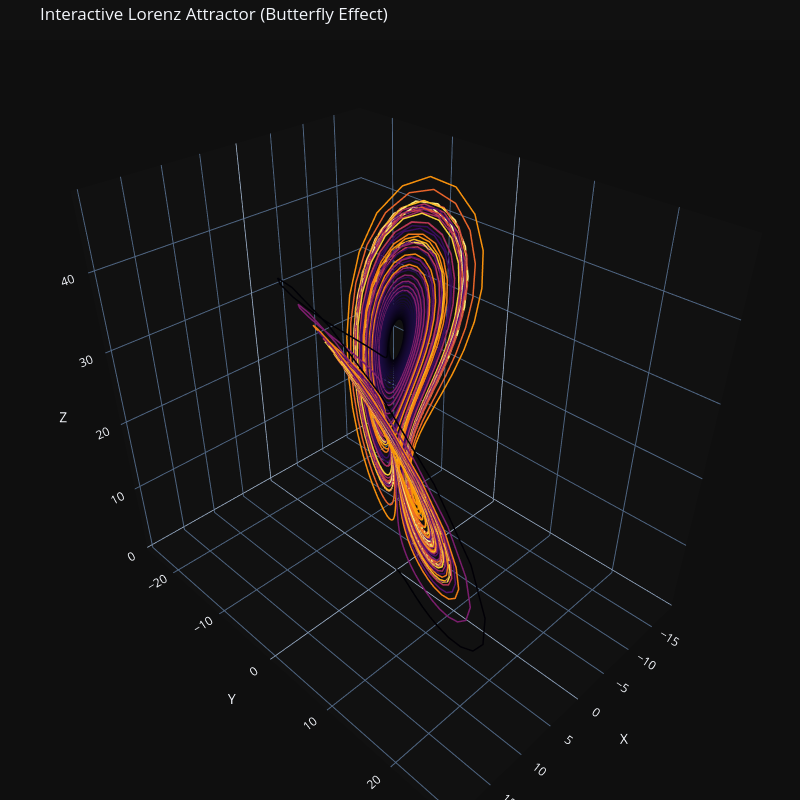

The cell this chart's notebook holds for it:
### Code cell
import numpy as np
from scipy.integrate import solve_ivp
import plotly.graph_objects as go

# Параметры системы Лоренца
sigma = 10.0
rho = 28.0
beta = 8/3

def lorenz_system(t, state):
    x, y, z = state
    return [
        sigma * (y - x),
        x * (rho - z) - y,
        x * y - beta * z
    ]

# Настройка времени и решение (увеличим время до 80 для наглядности структуры)
t_eval = np.linspace(0, 80, 4096)
initial_state = [1.0, 1.0, 1.0]

sol = solve_ivp(lorenz_system, (t_eval.min(), t_eval.max()), initial_state, t_eval=t_eval)
x, y, z = sol.y

# Создание интерактивного 3D графика
fig = go.Figure(data=[go.Scatter3d(
    x=x, y=y, z=z,
    mode='lines',
    line=dict(
        color=t_eval,      # Раскраска по времени
        colorscale='Inferno', 
        width=3
    ),
    name='Lorenz Attractor'
)])

fig.update_layout(
    title='Interactive Lorenz Attractor (Butterfly Effect)',
    scene=dict(
        xaxis_title='X',
        yaxis_title='Y',
        zaxis_title='Z',
        bgcolor='rgb(15, 15, 15)'
    ),
    template='plotly_dark',
    margin=dict(l=0, r=0, b=0, t=40),
    width=800,
    height=800
)

fig.show()

### Figure 1 — Plotly figure (JSON) as saved in the notebook; plotly's stock layout.template omitted (floating-point values rounded to 4 significant figures; data arrays with more than 128 entries replaced by an {"elided": "..."} marker saying what was removed)
{"data": [{"line": {"color": {"elided": "4096 float values"}, "colorscale": [[0, "#000004"], [0.1111, "#1b0c41"], [0.2222, "#4a0c6b"], [0.3333, "#781c6d"], [0.4444, "#a52c60"], [0.5556, "#cf4446"], [0.6667, "#ed6925"], [0.7778, "#fb9b06"], [0.8889, "#f7d13d"], [1, "#fcffa4"]], "width": 3}, "mode": "lines", "name": "Lorenz Attractor", "type": "scatter3d", "x": {"elided": "4096 float values"}, "y": {"elided": "4096 float values"}, "z": {"elided": "4096 float values"}}], "layout": {"height": 800, "margin": {"b": 0, "l": 0, "r": 0, "t": 40}, "scene": {"bgcolor": "rgb(15, 15, 15)", "xaxis": {"title": {"text": "X"}}, "yaxis": {"title": {"text": "Y"}}, "zaxis": {"title": {"text": "Z"}}}, "title": {"text": "Interactive Lorenz Attractor (Butterfly Effect)"}, "width": 800}}
